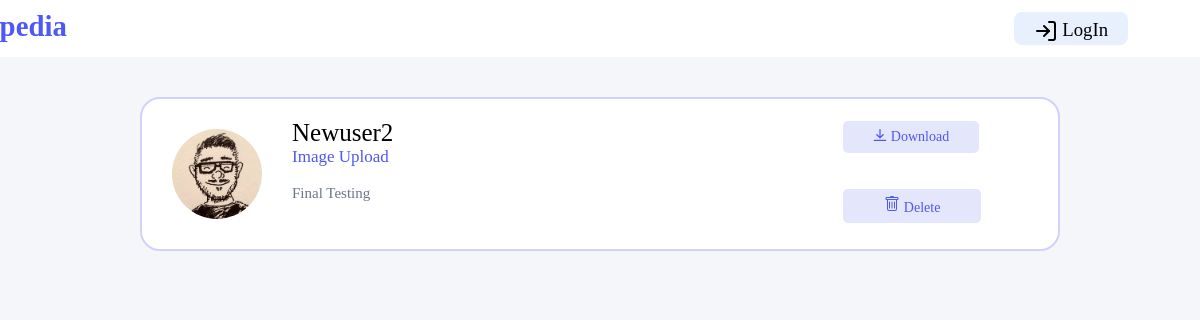
The page /post/13/ on the database its author committed.
### blog/models.py (models this page shows, shortened)
class Post(models.Model):
	title = models.CharField(max_length=100,name='title')
	file = models.FileField(null=True,blank=True,upload_to='Files',name='file')
	content = models.TextField(name='content')
	date_posted = models.DateTimeField(default=timezone.now)
	author = models.ForeignKey(User, on_delete=models.CASCADE)

### users/models.py (models this page shows, shortened)
class Profile(models.Model):
    user = models.OneToOneField(User, on_delete=models.CASCADE)
    image = models.ImageField(default='default.jpg', upload_to='profile_pics')

### blog/views.py (the view)
# urls.py: path('post/<int:pk>/', PostDetailView.as_view(), name='post-detail'),
class PostDetailView(DetailView):
    model = Post
    template_name = 'blog/post_detail.html'

### blog/templates/blog/post_detail.html (shortened to what this page needs)
{% extends "blog/base.html" %}
{% block content %}
<div class="home">
    <div>
        <a href="{{ object.author.profile.image.url }} " target="_blank"> <img class="image" src="{{ object.author.profile.image.url }}  "></a>
    </div>
    <div class="details">
        <text class="items itmes1">{{ object.author }}</text>
        <br>
        <text class="items itmes2">{{ post.title }}</text>
        <br><br>
        <text class="items itmes3">{{ post.content }}</text>
        <br>
    </div>
    <div class="downl">
        {% if post.file %}
        <a href="{{ object.file.url }}" >
        <button class="btnss" type="submit" name="Downalod">
            Download
        </button></a><br><br><br>
        {% endif %}
        <a href="{% url 'post-delete' object.id %}">
        <button class="delbtnss" type="submit" name="Delete">
            Delete
        </button></a>
    </div>
{% endblock content %}

### blog/static/blog/style.css (style rules this page uses)
* { margin:0; padding:0; font-family: 'cera pro', Times, serif; text-decoration: None; }
body { background-color:rgb(245,246,250); }
.home { margin:40px 140px; background-color:white; border: 2px solid rgb(208,210,250); border-radius:20px; display:flex; }
.image { margin:30px; border-radius:50%; height:90px; width:90px; }
.details { padding:20px 0px 0px 0px; }
.itmes1 { font-size:25px; color:rgb(0,0,0); }
.itmes2 { font-size:17px; color:rgb(79,88,240); }
.itmes3 { color:rgb(107,118,139); font-size:15px; }
.btnss { padding:8px 30px; font-size:14px; background-color:rgb(228,230,252); color:rgb(79,88,240); border:None; border-radius:5px; cursor: pointer; }
.downl { margin: 22px 0px 0px 450px; }
a { color:inherit; text-decoration:None; }
.delbtnss { padding:7px 41px; font-size:14px; background-color:rgb(228,230,252); color:rgb(79,88,240); border:None; border-radius:5px; cursor: pointer; }

### rows shown on the page
Post: author.profile.image (picture), author "Newuser2", title "Image Upload", content "Final Testing"
